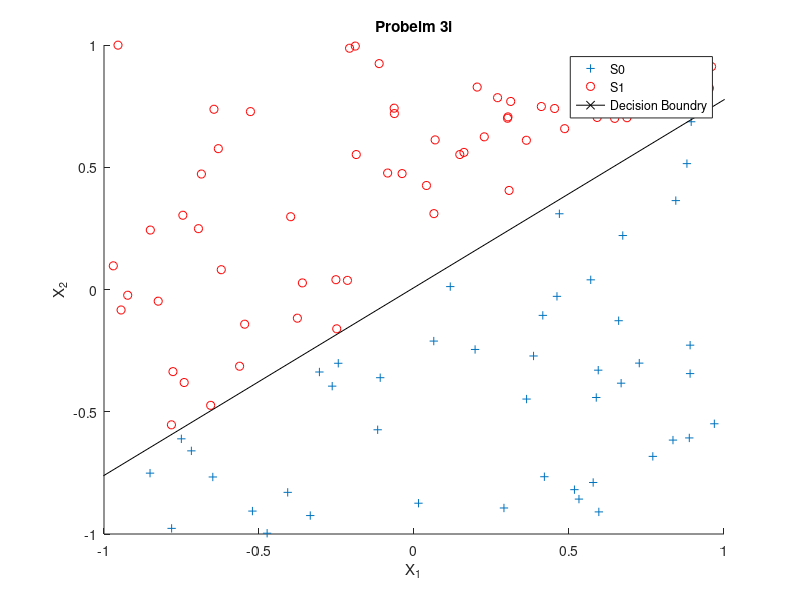

Here is the MATLAB script that generated this plot: (Note: this script raises an error after producing the figure.)
 w0 = -0.25 + (0.25+0.25)*rand(1,1)
 w1 = -1 + (1+1)*rand(1,1)
 w2 = -1 + (1+1)*rand(1,1)
 
S = zeros(100,2);
S = -1 + (1+1)*rand(100,2)
sc = S(:,end); %assuming second col 
fc = S(:,1); %assumign first col

 S0 = zeros(100,2);
 S1 = zeros(100,2);
 j=1;
 k=1;
 S0_x = [];
 S1_x = [];
 S1_y = [];
 S0_y = [];

 one = ones(100,1);
 zero = zeros(100,1);
for i = 1:length(sc)
    A = [1 fc(i) sc(i)]* transpose([w0 w1 w2]);
    if A<0
       S0(j,:) = S(i,:);
       S0_x(j) = fc(i);
       S0_y(j) = sc(i);
       j=j+1;
    else 
           S1(k,:) = S(i,:);
           S1_x(k) = fc(i);
           S1_y(k) = sc(i);
           k=k+1;  
    end
    
end

% C = [A(:,1:2) B A(:,3:4)]
C = [S0(:,1:2) zero];
D = [S1(:,1:2) one];
j,k;
fprintf('Printing S0');
ss0 = S0(1:j-1,:);
C1 = [ss0(:,1:2) zero(1:j-1,:)]
% disp(ss0);
ss1 = S1(1:k-1,:);
D1 = [ss1(:,1:2) one(1:k-1,:)];
 fprintf('Printing S1');
 disp(ss1);
 fprintf('Printing S0_x');
 disp(S0_x)
 fprintf('Printing S0_y');
 disp(transpose(S0_y))
 fprintf('Printing S1_x');
 disp(transpose(S1_x))
 fprintf('Printing S1_y');
 disp(transpose(S1_y))

model = [C1;D1];

% For Plotting the Graph

x1 = -(w0-w2)/w1;
x2 = -(w0+w2)/w1;
X = [x1, x2];
Y = [-1.0, +1.0];


  figure;
  hold on;
  scatter(S0_x,S0_y,'+');
  scatter(S1_x,S1_y,'r');
  plot(X,Y,'kx-');
  axis([-1 1 -1 1]);
  title({'Probelm 3i'});
  xlabel({'X_1'});
  ylabel({'X_2'});
  legend('S0','S1','Decision Boundry');
  hold off;

 w0b =-1 + (1+1)*rand(1,1);
 w1b = -1 + (1+1)*rand(1,1);
 w2b = -1 + (1+1)*rand(1,1);

 omega = [w0b, w1b, w2b];
% omega = [-0.4064 0.1431	-0.3675];
a = misclassified(model, omega);
fprintf('Number of misclassifications: %d', a);

% check = [];
% index = 1;
% counter = 0;
% for i = 1:length(model)
%   check(index)  = (omega(1) + (model(i,1)*omega(2))+(model(i,2)*omega(3)));
%   check(index) = step_active(check(index));
%  if check(index) ~= model(i,3)
%     counter = counter+1;
%  end
% end
% 
% counter

%  missed =[];
%  i=1;
% % j=10;
%  while (misclassified(model,omega)~=0)
%     missed(i) = misclassified(model,omega);
%      i=i+1;
%   end
% 
% fprintf('Missed %d\n',missed);

global learning_rate;
learning_rate = 0.1;
fprintf('Initial weight: %d' , omega);
[omegas, missed] = PTA(model, omega, learning_rate);
missed = [missed 0];
a = 20;
b=55;
n_epochs = length(omegas)+1;
 figure;
 hold on;
 axis([0 a 0 b]);
%axis([0 n_epochs 0 length(missed)])
plot(missed,'kx-');
ylabel('Number of Misclassifications');
xlabel('Number of Epochs');
title('Percepton Training');
hold off;

% S = [-0.927260465	0.944122275;
% -0.110910142	0.988147772;
% -0.346838194	-0.306427473;
% -0.425411538	-0.415395729;
% -0.007096021	-0.625505186;
% -0.636589611	0.486296673;
% 0.867583744	0.436037445;
% 0.880362569	-0.622210549;
% 0.182926165	-0.132124391;
% -0.998382764	-0.908813729;
% 0.806012893	0.310946952;
% 0.365785883	0.562084418;
% -0.852297964	0.72580085;
% 0.992768325	0.570705744;
% -0.371086067	-0.133015395;
% 0.618439675	-0.304357506;
% -0.077098788	-0.889222899;
% 0.174282934	0.638882885;
% -0.044808973	-0.787919324;
% 0.104907264	-0.987851907;
% -0.649366922	-0.449915295;
% 0.174489738	0.88554261;
% -0.690396938	0.348518656;
% -0.1090949	-0.22868321;
% 0.075242845	0.713892579;
% -0.07619977	0.349649776;
% 0.668219418	0.216193836;
% 0.992344619	-0.121148326;
% 0.944488546	0.922570406;
% 0.491858745	0.645812997;
% -0.600086094	-0.979001136;
% -0.927341528	-0.716766531;
% -0.622791869	-0.034380329;
% 0.155094697	0.161236867;
% 0.256544685	-0.414022072;
% -0.270450497	-0.122266069;
% 0.273116019	-0.203469626;
% 0.782586916	-0.725389039;
% -0.492963585	0.905523417;
% -0.427281324	-0.279910668;
% -0.749161648	0.673954815;
% 0.057147545	-0.917328549;
% 0.641532724	-0.152338824;
% -0.40044908	-0.84872406;
% 0.575357835	-0.372370245;
% -0.125974854	0.891965303;
% 0.101079432	0.709006909;
% 0.972228948	-0.652937764;
% 0.379561968	0.071767178;
% 0.940273553	-0.410221588;
% -0.808068323	0.805744308;
% 0.796184475	-0.837225181;
% -0.883113813	0.5749498;
% -0.753363698	-0.651183011;
% 0.261451487	0.439975903;
% -0.259791309	-0.535986678;
% -0.360855453	-0.585725034;
% 0.591388662	-0.567735781;
% -0.396590377	0.95334109;
% 0.214923377	-0.236301987;
% -0.076055514	0.270577793;
% -0.414814618	-0.906871922;
% 0.664837913	-0.535863241;
% 0.141051915	0.749680758;
% -0.858983772	-0.079714904;
% -0.467376618	-0.993872852;
% -0.658250338	-0.070117448;
% 0.120614844	0.648143786;
% -0.595818992	0.743771143;
% -0.015262378	-0.397850948;
% 0.458734839	-0.527989586;
% 0.909992765	0.663156525;
% 0.52473668	-0.124494788;
% -0.839863722	0.014174613;
% 0.876492449	-0.629050845;
% 0.948947687	-0.697002852;
% 0.214220856	0.813611255;
% 0.914989917	0.985499807;
% -0.338698918	-0.219837121;
% 0.802430284	0.653621101;
% -0.999268752	0.908115364;
% -0.033439961	0.787684119;
% -0.705050505	0.682012511;
% -0.370015826	0.366568315;
% -0.657249084	-0.656407477;
% 0.185813874	-0.524897389;
% 0.315216024	-0.131429683;
% -0.302074614	-0.94987563;
% -0.892613105	-0.462706815;
% -0.905663938	0.96031869;
% -0.888284382	-0.374615091;
% -0.856976009	0.143503285;
% -0.96864891	0.223326435;
% 0.947358015	0.803076131;
% 0.469593442	-0.207920159;
% 0.504771229	0.385533312;
% -0.933372784	-0.591028351;
% -0.764787766	-0.874294427;
% -0.47739346	0.244771784;
% 0.786716004	0.376039154]
% Weights = [0.0631 -0.7777 -0.5726];



